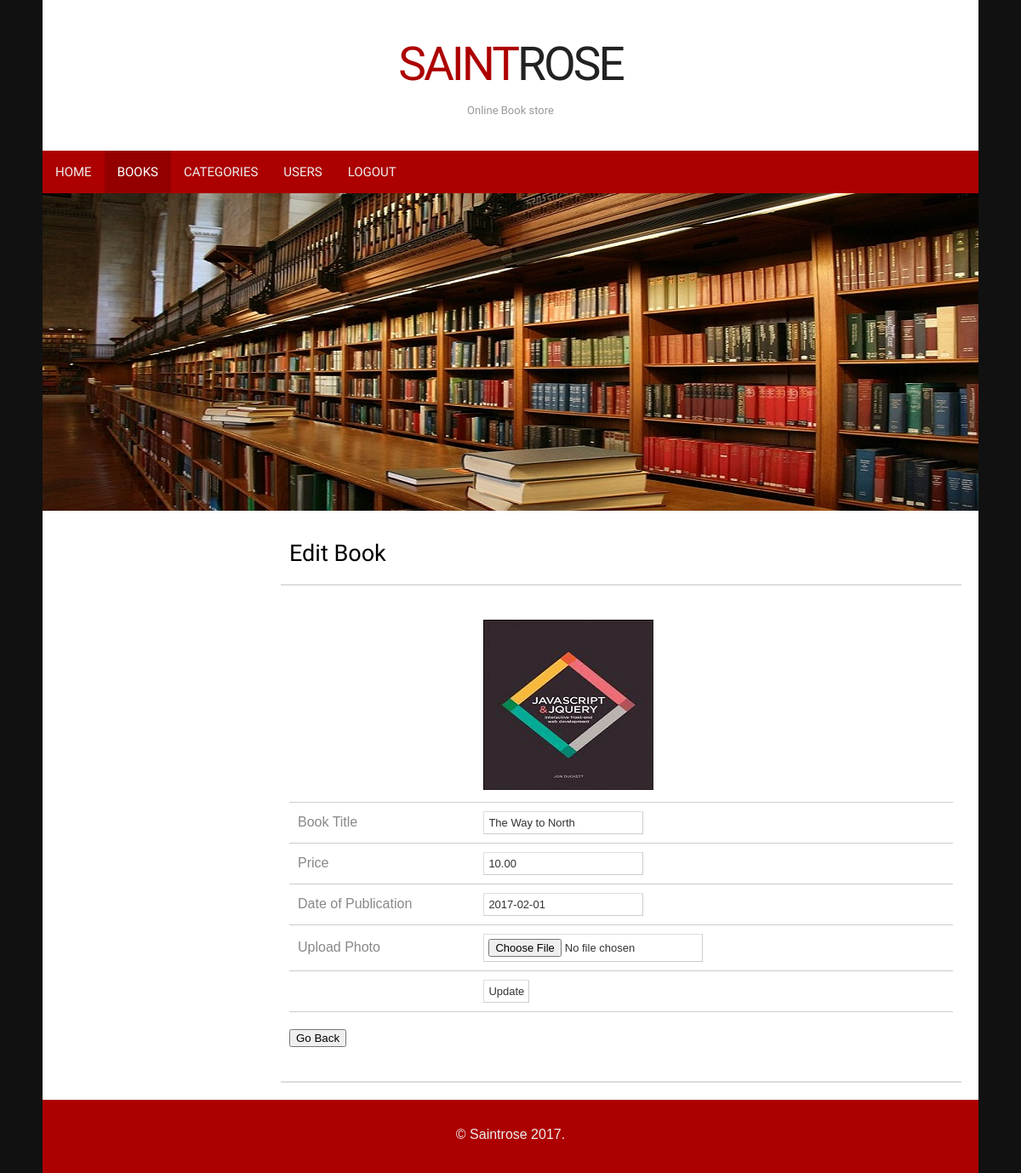
Page /edit_book1.php?bid=1 (signed in) on the committed database.
### tables this page shows
CREATE TABLE IF NOT EXISTS `books` (
  `book_id` int(11) NOT NULL AUTO_INCREMENT,
  `authID` int(11) NOT NULL,
  `pubID` int(11) NOT NULL,
  `title` varchar(200) DEFAULT NULL,
  `price` decimal(9,2) DEFAULT NULL,
  `date_of_pub` date DEFAULT NULL,
  `book_img` varchar(50) DEFAULT NULL,
  `ISBN` varchar(7) DEFAULT NULL,
  `genID` int(11) NOT NULL,
  PRIMARY KEY (`book_id`)
);

### edit_book1.php (the view, shortened to what this page needs)
<!Doctype html>
<head>
<link rel="stylesheet" href="styles.css" type="text/css" />
</head>
<body>
<div id="container">
    <header>
    	<h1><a href="index.php">Saint<span>Rose</span></a></h1>
        <h2>Online Book store</h2>
    </header>
    <nav>
    	<ul>
        	<li><a href="admin_home.php">Home</a></li>
            <li  class="start selected"><a href="view_books.php">Books</a></li>
            <li><a href="view_categories.php">Categories</a></li>
            <li><a href="view_users.php">Users</a></li>
		   <li class="end"><a href="logout.php">Logout</a></li>
        </ul>
    </nav>
 	<img src="images/adminbanner.jpg" alt="Books" />
    <div id="body">
		<section id="content">
	<article><h2> Edit Book </h2>
		</article>
		<article class="expanded">
	<?php
include("connect.php");  ?>
             <?php
				 $bookid=$_GET['bid'];
				$res=mysqli_query($con,"select * from books where book_id='$bookid'");
				$re=mysqli_fetch_array($res);
?>
                <form action="#" method="post" enctype="multipart/form-data">
					<p><table width="100%" height="297" border="0" cellpadding="0" cellspacing="0">
					 <tr>
                                         <td width="28%">										 </td>
                                            <td colspan="2">
                                                <div><img src="images/<?php echo $re['book_img']; ?>" width="200" height="200" /></div>
                                            </td>
                                        </tr>
					<td>Book Title</td>
                     <td colspan="2">
                      <input type="text" name="title" value="<?php echo $re['title']; ?>" />
                      </td>
                  <tr>
                    <td>Price</td>
                    <td><input type="text" name="price" value="<?php echo $re['price']; ?>" /></td>
                  </tr>
					<tr>
                    <td>Date of Publication</td>
                    <td><input type="text" name="date_of_pub" value="<?php echo $re['date_of_pub']; ?>" /></td>
                  </tr>
 <tr>
                    <td>Upload Photo</td>
                    <td><input type="file" name="img"  /></td>
                  </tr>
					<tr>
                    <td>&nbsp;</td>
                    <td><input type="submit" name="update" value="Update" /></td>
                  </tr>
                </table>
                </p>
                </form>
                                            <input type="button" onClick="history.go(-1);" value="Go Back" />
	</article>
        </section>
    </div>
    <footer>
        <div class="footer-bottom">
            <p>&copy; Saintrose 2017.</p>
         </div>
    </footer>
</div>
</body>
</html>

### styles.css (style rules this page uses)
body { background: #111; margin:0; padding:0; font-family: Arial, Helvetica, sans-serif; font-size: 16px; color: #888; }
* { margin:10; padding:10; }
table { width: 100%; text-align: left; }
th, td { padding: 10px 10px; }
td { border-bottom: 1px solid #ccc; }
p { line-height: 1.9em; margin-bottom: 20px; }
a { color: #AD0000; }
form input, form select, form textarea { padding: 5px; color: #333333; border: 1px solid #ddd; border-right:1px solid #ccc; border-bottom:1px solid #ccc; background-color:#fff; font-family: Arial, Helvetica, sans-serif; font-size: 13px; }
h1 { color: #000; font-size: 35px; font-family: 'Francois One', Arial, sans-serif; }
h2 { color: #000; font-size: 27px; letter-spacing: 0px; font-weight: normal; padding: 0 0 5px; margin: 0; font-family: 'Francois One', Arial, sans-serif; }
ul, ol { margin: 0 0 35px 35px; }
li { padding-bottom: 5px; }
#container { width: 1100px; margin: 0px auto; padding: 0px; background-color: #fff; }
header { padding: 30px 15px; background: #fff; margin: 0 auto; text-align:center; }
header h1 a, header h1 a:hover { color: #AD0000; font-size: 55px; font-weight: normal; letter-spacing: -3px; line-height:45px; text-decoration: none; text-transform: uppercase; }
header h1 a span { color: #222; }
header h2 { color: #999; font-size: 13px; position: relative; top: -5px; letter-spacing: 0; }
nav { width: 1100px; height: 50px; background-color: #AD0000; }
nav ul { height: 50px; list-style: none; padding: 0; margin: 0; }
nav ul li { float: left; display: block; padding: 0; }
nav ul li a { color: #eee; display: block; font-family: 'Francois One',Arial,sans-serif; font-size: 15px; letter-spacing: 0; line-height: 15px; margin: 0; padding: 18px 15px 17px; text-decoration: none; text-transform: uppercase; }
nav ul li.selected a, nav ul li.selected a:hover { background-color: #940000; color: #fff; }
#body { background: none; margin:0 auto; padding: 20px 20px 0; }
#content { float: right; width: 800px; }
article { border-bottom: 2px solid #ddd; padding: 10px 10px 20px 10px; }
article h2 { padding-bottom: 0; }
footer { margin:20px auto 0; width: 1100px; }
footer .footer-bottom { padding: 10px; text-align: center; background-color: #AD0000; }
footer .footer-bottom p { text-align: center; }
footer .footer-bottom p, footer .footer-bottom p a { color: #eee; }

### rows in the picture
books: book_img (picture), title "The Way to North", price "10.00", date_of_pub "2017-02-01"
